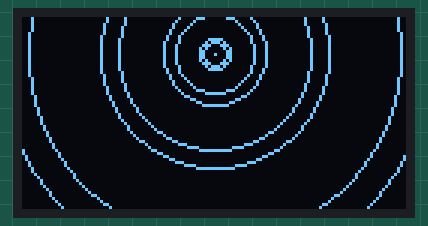
Recording of a sketch running on a simulated Arduino Uno, built with avr-gcc and run on an emulated ATmega328P. Parts: 128×64 one-colour display.

Above: at 0.15 s.
At 0.58 s:
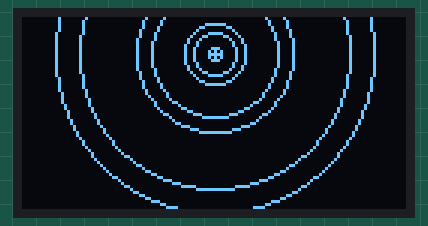
At 1.21 s:
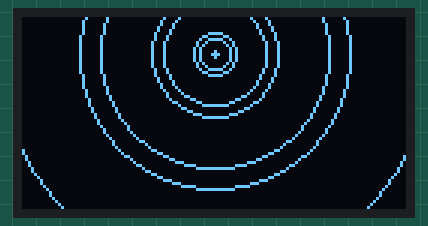

Measured:
- by itself, everything shown: repeats every 0.85 s, in 8 steps

The sketch:

oledTunel.ino
```cpp
// ejemplo de uso de funciones matematicas para animar : TUNEL en OLED 128x64 px
//
// por AndresMartinM
// primavera 2023

#include <Wire.h>			// libreria para bus I2C
#include <Adafruit_GFX.h>		// libreria para pantallas graficas
#include <Adafruit_SSD1306.h>		// libreria para controlador SSD1306

#define ANCHO 128			// reemplaza ocurrencia de ANCHO por 128
#define ALTO 64				// reemplaza ocurrencia de ALTO por 64

#define OLED_RESET 4			// necesario por la libreria pero no usado
Adafruit_SSD1306 oled(ANCHO, ALTO, &Wire, OLED_RESET);	// crea objeto

void setup() {
  Serial.begin(9600);
  Wire.begin();					// inicializa bus I2C
  oled.begin(SSD1306_SWITCHCAPVCC, 0x3C);	// inicializa pantalla con direccion 0x3C
}

void loop() {
  oled.clearDisplay();
  for(int i=0; i < oled.height(); i++) {	// bucle desde 1 hasta alto de pantalla/2
    oled.drawCircle(oled.width()/2, 12, easeInCubic(i)/1024, WHITE);
    oled.drawCircle(oled.width()/2, 12, easeInCubic((i+8) % 64)/1024, WHITE);
    oled.drawCircle(oled.width()/2, 12, easeInCubic((i+16) % 64)/1024, WHITE);
    oled.drawCircle(oled.width()/2, 12, easeInCubic((i+24) % 64)/1024, WHITE);
    oled.drawCircle(oled.width()/2, 12, easeInCubic((i+32) % 64)/1024, WHITE);
    oled.drawCircle(oled.width()/2, 12, easeInCubic((i+40) % 64)/1024, WHITE);
    oled.drawCircle(oled.width()/2, 12, easeInCubic((i+48) % 64)/1024, WHITE);
    oled.drawCircle(oled.width()/2, 12, easeInCubic((i+56) % 64)/1024, WHITE);
    oled.drawCircle(oled.width()/2, 12, easeInCubic((i+2) % 64)/1024, WHITE);
    oled.drawCircle(oled.width()/2, 12, easeInCubic((i+10) % 64)/1024, WHITE);
    oled.drawCircle(oled.width()/2, 12, easeInCubic((i+18) % 64)/1024, WHITE);
    oled.drawCircle(oled.width()/2, 12, easeInCubic((i+26) % 64)/1024, WHITE);
    oled.drawCircle(oled.width()/2, 12, easeInCubic((i+34) % 64)/1024, WHITE);
    oled.drawCircle(oled.width()/2, 12, easeInCubic((i+42) % 64)/1024, WHITE);
    oled.drawCircle(oled.width()/2, 12, easeInCubic((i+50) % 64)/1024, WHITE);
    oled.drawCircle(oled.width()/2, 12, easeInCubic((i+58) % 64)/1024, WHITE);
    oled.display();
    delay(30);
    oled.clearDisplay();
  }
}
double easeInCubic( double t ) {
    return t * t * t;
}

double easeInOutCubic( double t ) {
    return t < 0.5 ? 4 * t * t * t : 1 + (--t) * (2 * (--t)) * (2 * t);
}
```
